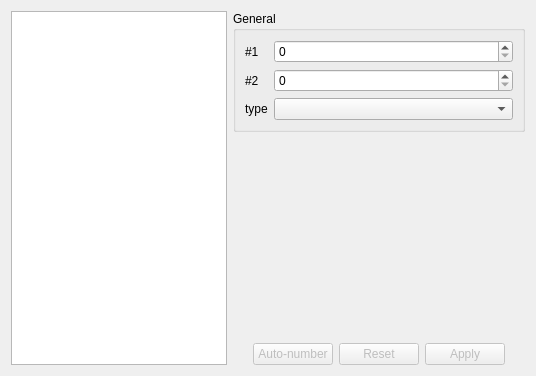
<?xml version="1.0" encoding="UTF-8"?>
<ui version="4.0">
 <class>ImportantTab</class>
 <widget class="QWidget" name="ImportantTab">
  <property name="geometry">
   <rect>
    <x>0</x>
    <y>0</y>
    <width>536</width>
    <height>376</height>
   </rect>
  </property>
  <property name="windowTitle">
   <string notr="true">Form</string>
  </property>
  <layout class="QVBoxLayout" name="verticalLayout_3">
   <item>
    <layout class="QHBoxLayout" name="horizontalLayout">
     <item>
      <widget class="QListWidget" name="listWidget">
       <property name="minimumSize">
        <size>
         <width>200</width>
         <height>0</height>
        </size>
       </property>
      </widget>
     </item>
     <item>
      <layout class="QVBoxLayout" name="verticalLayout">
       <item>
        <layout class="QHBoxLayout" name="horizontalLayout_7">
         <item>
          <widget class="QGroupBox" name="groupBox_4">
           <property name="title">
            <string>General</string>
           </property>
           <layout class="QVBoxLayout" name="verticalLayout_2">
            <item>
             <layout class="QFormLayout" name="formLayout">
              <item row="0" column="0">
               <widget class="QLabel" name="label">
                <property name="text">
                 <string>#1</string>
                </property>
               </widget>
              </item>
              <item row="0" column="1">
               <widget class="QSpinBox" name="num1SB">
                <property name="maximum">
                 <number>65535</number>
                </property>
               </widget>
              </item>
              <item row="1" column="0">
               <widget class="QLabel" name="label_2">
                <property name="text">
                 <string>#2</string>
                </property>
               </widget>
              </item>
              <item row="1" column="1">
               <widget class="QSpinBox" name="num2SB">
                <property name="maximum">
                 <number>65535</number>
                </property>
               </widget>
              </item>
              <item row="2" column="0">
               <widget class="QLabel" name="label_3">
                <property name="text">
                 <string>type</string>
                </property>
               </widget>
              </item>
              <item row="2" column="1">
               <widget class="QComboBox" name="itemCB">
                <property name="minimumSize">
                 <size>
                  <width>180</width>
                  <height>0</height>
                 </size>
                </property>
               </widget>
              </item>
             </layout>
            </item>
           </layout>
          </widget>
         </item>
        </layout>
       </item>
       <item>
        <spacer name="verticalSpacer">
         <property name="orientation">
          <enum>Qt::Vertical</enum>
         </property>
         <property name="sizeHint" stdset="0">
          <size>
           <width>20</width>
           <height>40</height>
          </size>
         </property>
        </spacer>
       </item>
       <item>
        <layout class="QHBoxLayout" name="horizontalLayout_3">
         <item>
          <spacer name="horizontalSpacer">
           <property name="orientation">
            <enum>Qt::Horizontal</enum>
           </property>
           <property name="sizeHint" stdset="0">
            <size>
             <width>40</width>
             <height>20</height>
            </size>
           </property>
          </spacer>
         </item>
         <item>
          <widget class="QPushButton" name="autoNumberingB">
           <property name="enabled">
            <bool>false</bool>
           </property>
           <property name="text">
            <string>Auto-number</string>
           </property>
          </widget>
         </item>
         <item>
          <widget class="QPushButton" name="resetButton">
           <property name="enabled">
            <bool>false</bool>
           </property>
           <property name="text">
            <string>Reset</string>
           </property>
          </widget>
         </item>
         <item>
          <widget class="QPushButton" name="applyButton">
           <property name="enabled">
            <bool>false</bool>
           </property>
           <property name="text">
            <string>Apply</string>
           </property>
          </widget>
         </item>
         <item>
          <spacer name="horizontalSpacer_2">
           <property name="orientation">
            <enum>Qt::Horizontal</enum>
           </property>
           <property name="sizeHint" stdset="0">
            <size>
             <width>40</width>
             <height>20</height>
            </size>
           </property>
          </spacer>
         </item>
        </layout>
       </item>
      </layout>
     </item>
    </layout>
   </item>
  </layout>
 </widget>
 <resources/>
 <connections/>
</ui>
